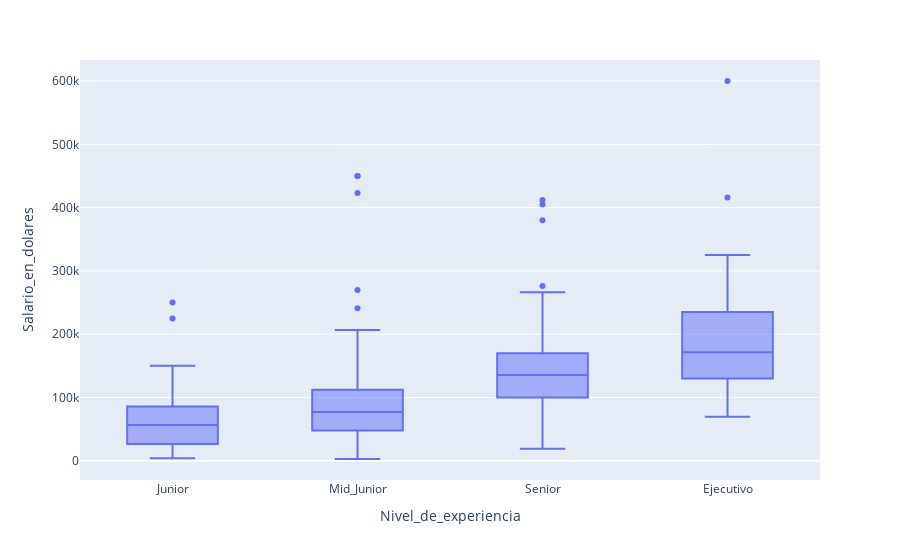

The notebook cell saved with this chart:
### Markdown cell above
Comienzo por utilizar un boxplot para graficar el nivel de salario en relación con el nivel de experiencia. La respuesta clara: a medida que aumenta la experiencia, también lo hacen los salarios. En este boxplot se puede apreciar que el nivel salarial más bajo se encuentra en la categoría de entry, seguida por mid junior, y posteriormente senior y Ejecutivo. 
Siendo la media del Junior unos 56k y la media de un ejecutivo 171k.

### Code cell
boxplotmedian = df_salary.groupby('Nivel_de_experiencia')['Salario_en_dolares'].median().sort_values()
px.box(df_salary, x='Nivel_de_experiencia', y='Salario_en_dolares', category_orders={"Nivel_de_experiencia": boxplotmedian.index})

### Figure 1 — Plotly figure (JSON) as saved in the notebook; plotly's stock layout.template omitted (floating-point values rounded to 4 significant figures; data arrays with more than 128 entries replaced by an {"elided": "..."} marker saying what was removed)
{"data": [{"alignmentgroup": "True", "hovertemplate": "Nivel_de_experiencia=%{x}<br>Salario_en_dolares=%{y}<extra></extra>", "legendgroup": "", "marker": {"color": "#636efa"}, "name": "", "notched": false, "offsetgroup": "", "orientation": "v", "showlegend": false, "type": "box", "x": {"elided": "607 str values"}, "x0": " ", "xaxis": "x", "y": {"elided": "607 int values"}, "y0": " ", "yaxis": "y"}], "layout": {"boxmode": "group", "legend": {"tracegroupgap": 0}, "margin": {"t": 60}, "xaxis": {"anchor": "y", "categoryarray": ["Junior", "Mid_Junior", "Senior", "Ejecutivo"], "categoryorder": "array", "domain": [0, 1], "title": {"text": "Nivel_de_experiencia"}}, "yaxis": {"anchor": "x", "domain": [0, 1], "title": {"text": "Salario_en_dolares"}}}}
